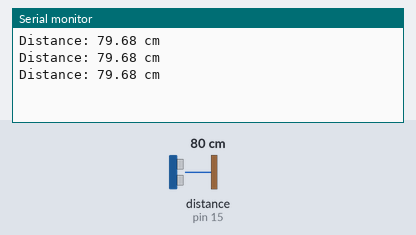
This sketch was run on a simulated Arduino Uno, built with avr-gcc and run on an emulated ATmega328P. Parts: the last lines printed to the serial monitor. Wiring (inferred from the names in the program): ultrasonic range finder: trigger pin 13; echo pin 15. Inputs (shaded band) come from the test bench; at power-on: distance to the obstacle (sensor on pin 15) 80 cm. The echo pulse lasts 58.3 µs per cm.

Above: at 1.3 s.
1.4 s: distance to the obstacle (sensor on pin 15) set to 2 cm
At 1.9 s:
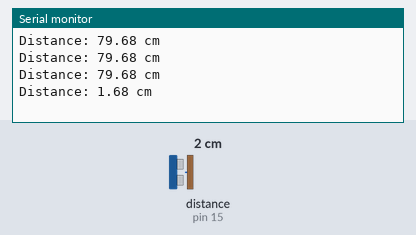
2.9 s: distance to the obstacle (sensor on pin 15) set to 4 cm
At 3.4 s:
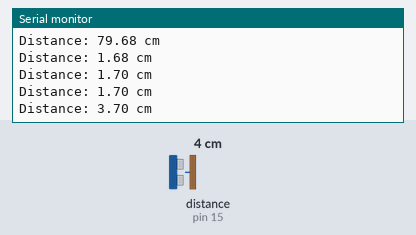
Timing chart, 0 to 5.9 s (numbered marks = the images above; inputs shaded):
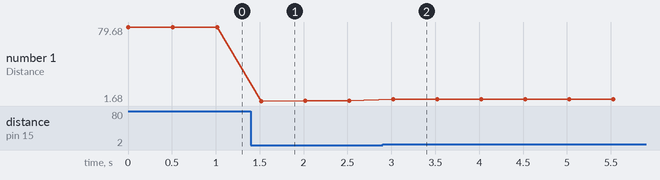

The sketch:

test_sonic.ino
```cpp
// Simple ultrasonic sensor test
// Trig pin: 13
// Echo pin: 15

const int trigPin = 13;
const int echoPin = 15;

void setup() {
  Serial.begin(9600);

  pinMode(trigPin, OUTPUT);
  pinMode(echoPin, INPUT);

  digitalWrite(trigPin, LOW);
}

void loop() {
  long duration;
  float distanceCm;

  // Send 10us trigger pulse
  digitalWrite(trigPin, LOW);
  delayMicroseconds(2);
  digitalWrite(trigPin, HIGH);
  delayMicroseconds(10);
  digitalWrite(trigPin, LOW);

  // Read echo pulse duration
  duration = pulseIn(echoPin, HIGH);

  // Convert to distance in cm
  distanceCm = duration * 0.0343 / 2;

  Serial.print("Distance: ");
  Serial.print(distanceCm);
  Serial.println(" cm");

  delay(500);
}
```

Measured:
- after the input at 1.4 s, the serial monitor: prints a new line after 0.12 s (image 1)
- after the input at 2.9 s, the serial monitor: prints a new line after 0.12 s (image 2)
- plotted number 1: 79.68 → 1.7 after the input at 1.4 s, 1.7 → 3.7 after the input at 2.9 s
